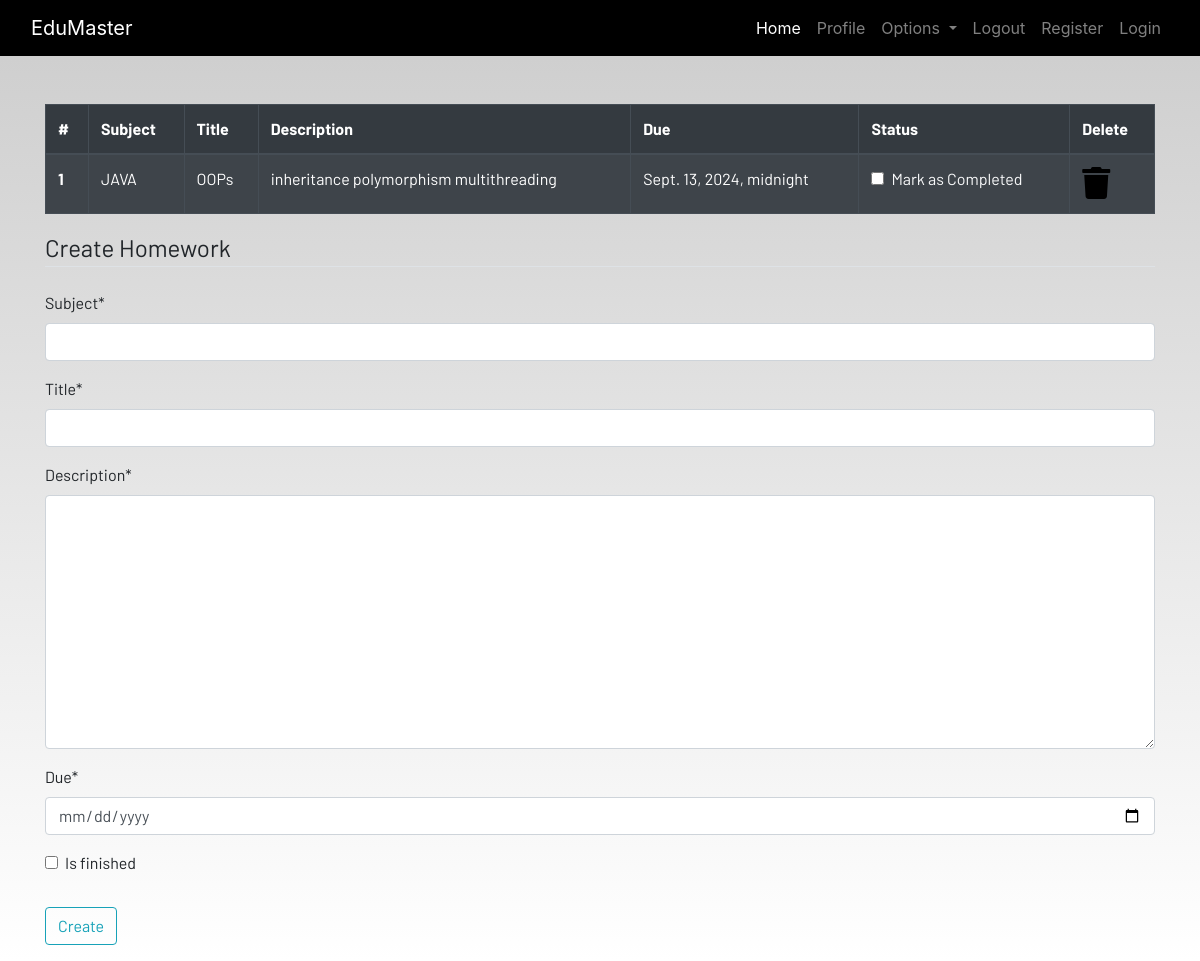
The page /homework (signed in) on the database its author committed.
### dashboard/models.py (models this page shows, shortened)
class Homework(models.Model):
   user = models.ForeignKey(User, on_delete=models.CASCADE)
   subject= models.CharField(max_length=50)
   title= models.CharField(max_length=100)
   description= models.TextField()
   due = models.DateTimeField()
   is_finished=models.BooleanField(default=False)

### dashboard/views.py (the view)
# urls.py: path('homework',views.homework,name="homework"),
def homework(request):
    if request.method == "POST":
        form = HomeworkForm(request.POST)
        if form.is_valid():
            try:
                finished = request.POST['is_finished']
                if finished == 'on':
                    finished = True
                else:
                    finished = False
            except:
                finished = False
            homeworks = Homework(
                user = request.user,
                subject = request.POST['subject'],
                title = request.POST['title'],
                description = request.POST['description'],
                due = request.POST['due'],
                is_finished = finished
            )
            homeworks.save()
            messages.success(request,f'Homework Added from {request.user.username}!!')
    else:
            form = HomeworkForm()
    homework= Homework.objects.filter(user=request.user)
    if len(homework) == 0:
        homework_done = True
    else:
        homework_done = False
    context = {
        'homeworks':homework,
        'homework_done':homework_done,
        'form':form,
        }
    return render(request,'dashboard/homework.html',context)

### dashboard/forms.py
class HomeworkForm(forms.ModelForm):
    class Meta:
        model = Homework
        widgets = {'due':DateInput()}
        fields = ['subject','title','description','due','is_finished']

### dashboard/templates/dashboard/homework.html (shortened to what this page needs)
{% extends 'dashboard/base.html' %}
{% load static %}
{% block content %}
{% load crispy_forms_tags %}
<div class="container">
    {% if not homework_done %}
    <table class="table table-striped table-bordered table-hover table-dark">
        <thead>
            <tr>
                <th scope="col">#</th>
                <th scope="col">Subject</th>
                <th scope="col">Title</th>
                <th scope="col">Description</th>
                <th scope="col">Due</th>
                <th scope="col">Status</th>
                <th scope="col">Delete</th>
            </tr>
        </thead>
        <tbody>
        {% for homework in homeworks %}
            <tr>
                <th scope="row">{{forloop.counter}}</th>
                <td>{{homework.subject}}</td>
                <td>{{homework.title}}</td>
                <td>{{homework.description}}</td>
                <td>{{homework.due}}</td>
                <td>
                    <a href="{% url 'update-homework' homework.id %}">
                        <div class="form-check">
                            {% if homework.is_finished == True %}
                            <input class="form-check-input" type="checkbox" value="" checked>
                            {% else %}
                            <input class="form-check-input" type="checkbox" value="" >
                            {% endif %}
                            <label class="form-check-label text-light" for="flexCheckDefault">
                                   Mark as Completed
                            </label>
                        </div>
                    </a>
                </td>
                <td><a href="{% url 'delete-homework' homework.id %}"><i class="fa fa-trash fa-2x"></i></a></td>
            </tr>
            {% endfor %}
        </tbody>
    </table>
     {% else %}
    <h4>All homeworks are completed!! Create to have more!!</h4>
     {% endif %}
</div>
<div class=" container">
    <form method="POST">
        <fieldset class="form-group">
            <legend class="border-bottom mb-4">Create Homework</legend>
            {{form|crispy}}
        </fieldset>
        <div class="form-group">
            <button href="" class="btn btn-outline-info" type="submit">
                Create
            </button>
        </div>
    </form>
</div>
{% endblock content %}

### static/css/main.css (style rules this page uses)
html { scroll-behavior: smooth; height: 100%; width: 100%; }
a { text-decoration: none !important; color: black; }
html, body { max-width: 100%; overflow-x: hidden; height: 100%; width: 100%; }
body { background: linear-gradient(rgba(0, 0, 0, 0.2), rgba(255, 255, 255, 0.5)); overflow-x: hidden; background-repeat: no-repeat; }
.fa { color: black; }

### rows shown on the page
Homework: subject "JAVA", title "OOPs", description "inheritance polymorphism multithreading", due "Sept. 13, 2024, midnight"
